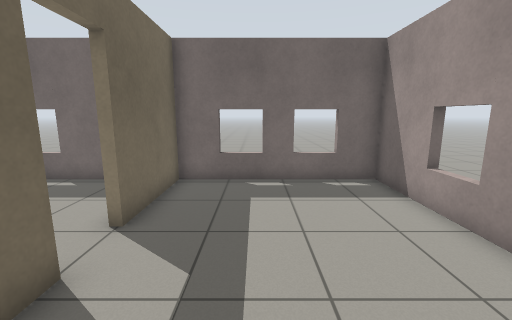
[1] (above)

22 first-person views from a walk through a robot-simulator world made for Gazebo. The camera is 1.2 m above the floor, tilts 10° down and sees 90° across. The floor is counted in squares, 0.5 m on a side. Each view is taken from the middle of a square. On the plan, view 1 faces up. The plan holds only what a view shows up to about 17 squares ahead; the rest is blank.

[2]
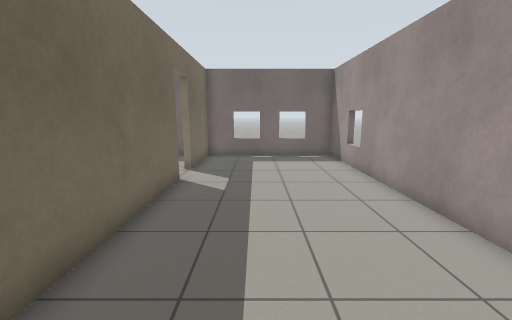

[3]
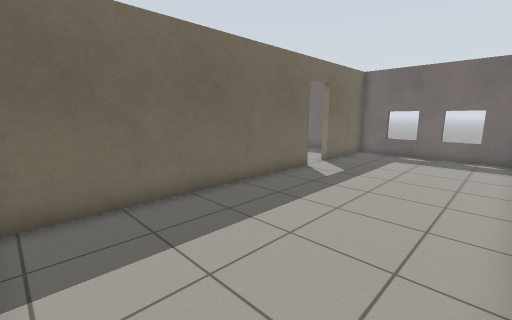

[4]
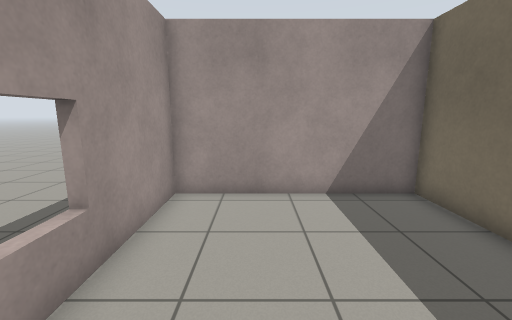

[5]
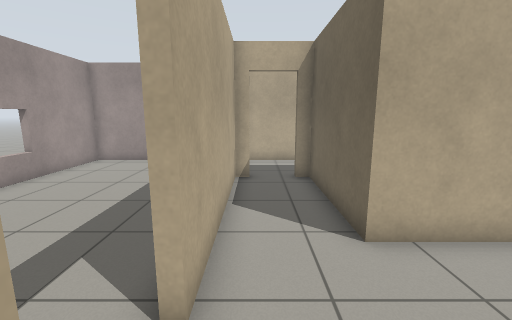

[6]
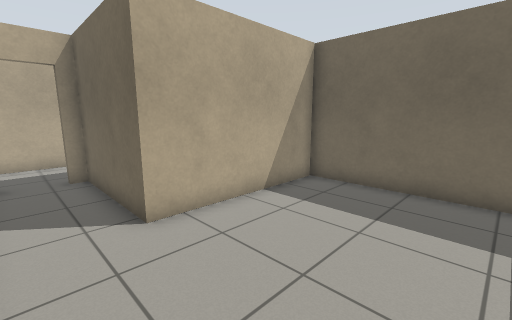

[7]
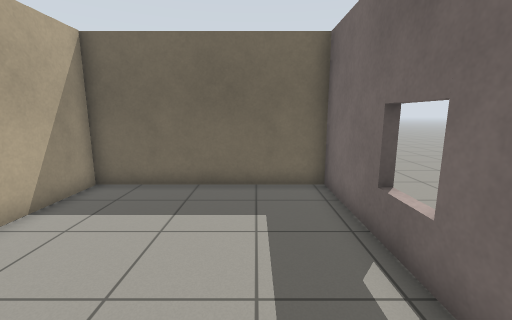

[8]
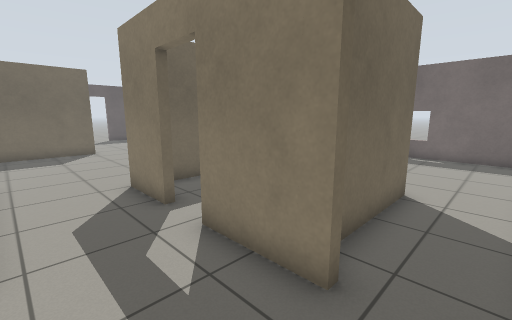

[9]
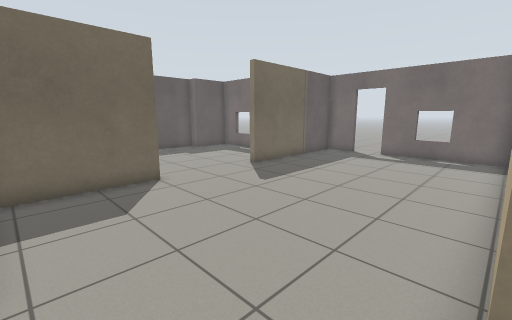

[10]
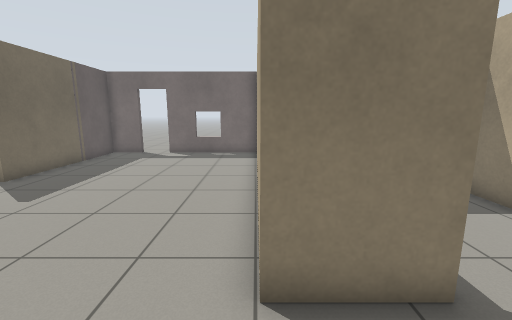

[11]
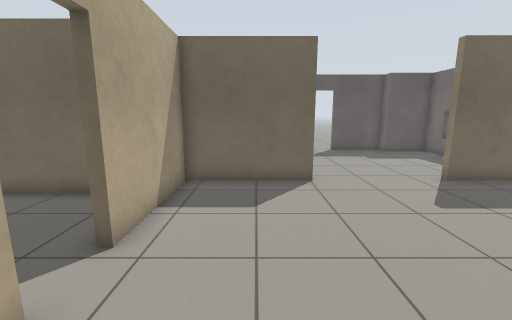

[12]
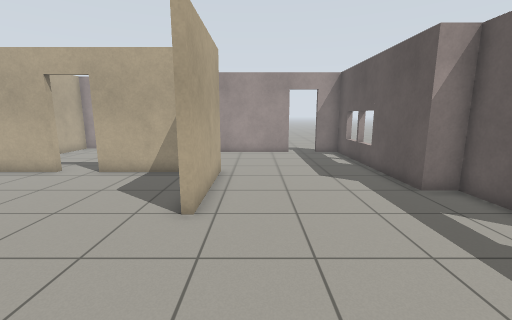

[13]
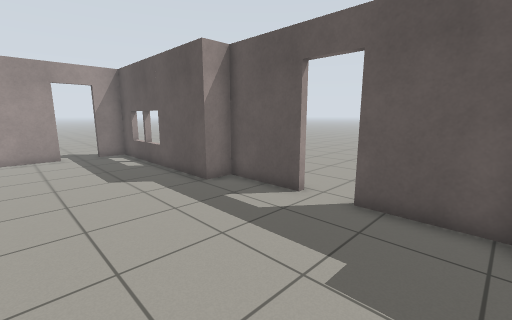

[14]
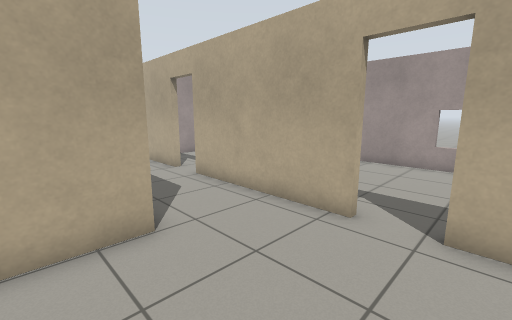

[15]
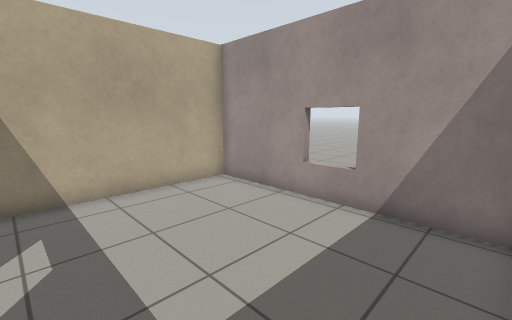

[16]
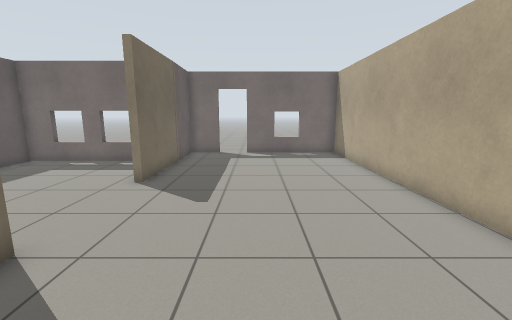

[17]
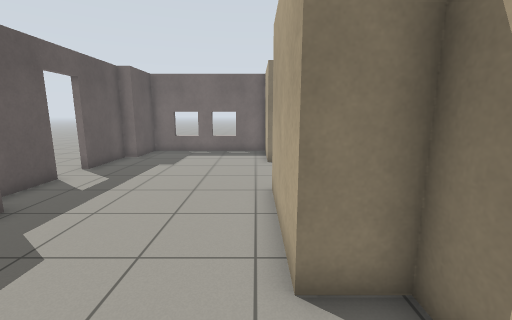

[18]
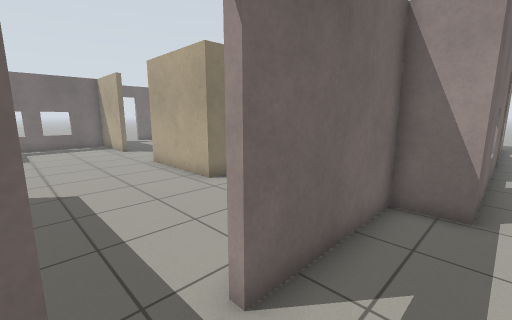

[19]
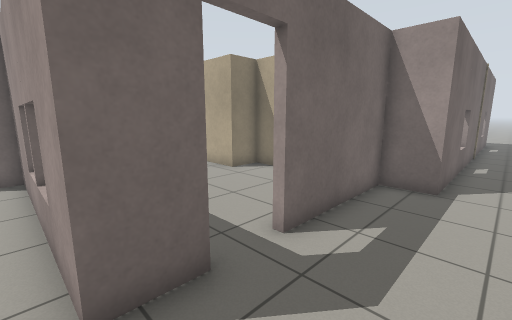

[20]
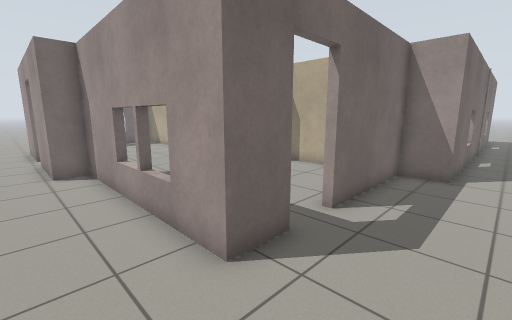

[21]
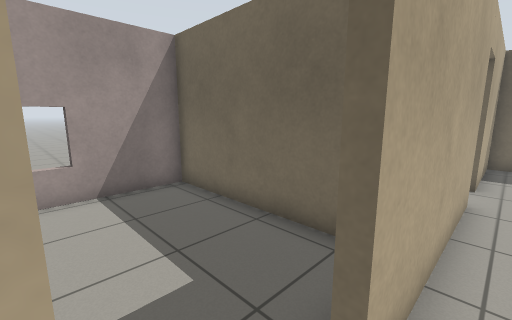

[22]
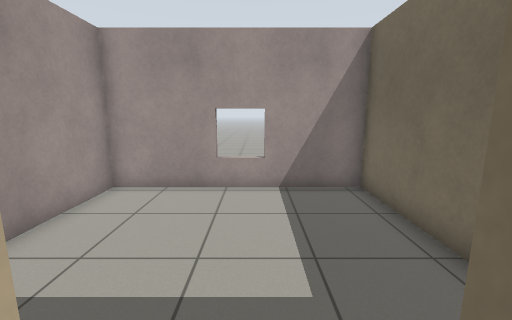

### Floor plan
Points are (right, up) in squares from view 1. A wall is a line through its corners. A room is listed if a view was taken in it or the views show most of it. See-through windows are left out.
Room 1 (views 1, 2, 3, 4)
walls: (-2.9, 3.5) (-2.9, -7.6) (4.5, -7.6) (4.5, 9.4) (-2.9, 9.4) (-2.9, 5.1)
ways out: open door at (-3, 4.5) to room 2
Room 2 (views 5, 6, 7)
walls: (-3.7, 9.4) (-12.7, 9.4) (-12.7, 1.4) (-6.1, 1.4) (-6.1, -3.8); (-3.9, -3.8) (-3.2, -3.8) (-3.2, 3.5)
ways out: open door at (-3, 4.5) to room 1; open door at (-4.5, -4) to room 3
Room 3 (views 8, 9, 10, 11, 14, 16, 21, 22)
walls: (-10.4, -4.1) (-12.9, -4.1) (-12.9, 9.4) (-18.6, 9.4); (-22.2, -2.9) (-22.2, -7.6) (-17.3, -7.6); (-15.6, -7.6) (-8.8, -7.6); (-5.5, -4.1) (-8.7, -4.1); (-7.1, -7.6) (-3.6, -7.6); (-20.2, 9.4) (-22.2, 9.4) (-22.2, 2) (-22.5, 2)
ways out: open door at (-4.5, -4) to room 2; opening at (-22, -0.5) to room 4; open door at (-16.5, -8) to room 5; open door at (-7.5, -8) to room 7; open door at (-19.5, 9.5); open door at (-9.5, -4)
Room 4 (views 12, 13, 17)
walls: (-30.5, -1.5) (-30.5, -4.9) (-29.3, -4.9) (-29.3, -13.6) (-27.9, -13.6); (-22.5, 2) (-22.5, 6.2) (-29.8, 6.2) (-29.8, 3.5) (-30.5, 3.5) (-30.5, 0.2); (-20.9, -10.8) (-20.9, -7.9) (-22.5, -7.9) (-22.5, -2.9); (-26.1, -13.6) (-21.6, -13.6)
ways out: opening at (-22, -0.5) to room 3; open door at (-31, -0.5) to room 6; open door at (-27, -14) to room 6
Room 5 (view 15)
walls: (-15.6, -15.8) (-15.6, -15.2); (-20.6, -10) (-20.6, -12.9); (-20.2, -15.3) (-11.8, -15.3) (-11.8, -8.7)
ways out: open door at (-16.5, -8) to room 3
Room 6 (views 18, 19, 20)
walls: (-27.9, -13.9) (-29.6, -13.9) (-29.6, -5.2) (-30.8, -5.2) (-30.8, -1.5); (-20.9, -15.6) (-20.9, -13.9) (-26.1, -13.9); (-30.8, 0.2) (-30.8, 3.8)
ways out: open door at (-31, -0.5) to room 4; open door at (-27, -14) to room 4; opening at (-32, 3); opening at (-22, -17)
Room 7 (no view inside)
walls: (-6.7, -15.8) (-6.7, -15.2); (-11.5, -9.2) (-11.5, -15.3) (-3.2, -15.3) (-3.2, -10)
ways out: open door at (-7.5, -8) to room 3

Positions as (right, up) in squares from view 1, and headings:
1: (0, 0), facing up
2: (0, -6), facing up
3: (4, -7), facing up-left
4: (2, 0), facing down
5: (-4, 6), facing down
6: (-4, 7), facing down-left
7: (-4, 7), facing left
8: (-4, -7), facing up-left
9: (-13, -7), facing up-left
10: (-13, -7), facing up
11: (-13, -5), facing left
12: (-24, 3), facing down
13: (-24, 3), facing down-left
14: (-18, -2), facing down-right
15: (-20, -9), facing down-right
16: (-18, -7), facing up
17: (-23, -11), facing up
18: (-28, -16), facing up-right
19: (-30, -17), facing up-right
20: (-32, -17), facing up-right
21: (-7, -7), facing down-left
22: (-8, -7), facing down
